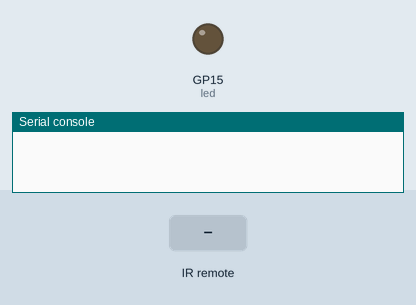
Simulated run of this program. Board: Raspberry Pi Pico running MicroPython. On the bench: output pins drawn as LEDs (lit = HIGH), the last lines printed to the serial console. The inputs (shaded band) are chosen by the test bench.

Above: at 1.2 s.
1.3 s: infrared code 0x45 received
At 1.6 s:
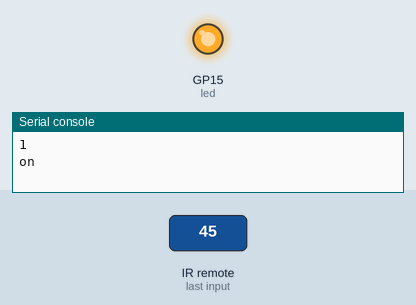
2.8 s: infrared code 0x46 received
At 4.0 s:
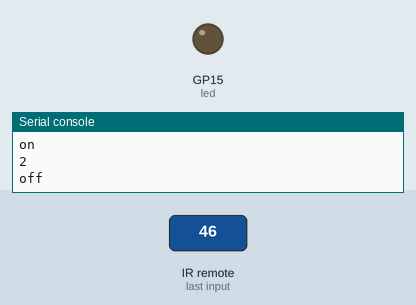
Timing chart, 0 to 5.8 s (numbered marks = the images above; inputs shaded):
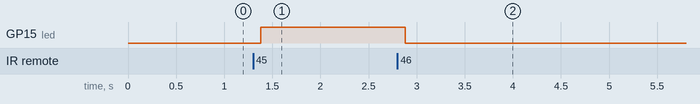

The program:

test.py
```python
from nec import NEC_16

from machine import Timer

from machine import Pin


led = Pin(15, Pin.OUT)
_data = 0
def callBack(data, addr, ctrl):

    global _data, _addr

    _data = ir_key[data]

    _addr = addr

    if data > 0:

        #print("data: {:02x} addr: {:04x}".format(data, addr))

        print(_data)
        if _data == "1":

            led.on()
            print('on')

        elif _data == "2":

            led.off()
            print('off')

ir = NEC_16(Pin(28, Pin.IN), callBack)


ir_key = {

    0x45: '1',
    0x46: '2',
    0x47: '3',
    0x44: '4',
    0x40: '5',
    0x43: '6',
    0x07: '7',
    0x15: '8',
    0x09: '9',
    0x16: '*',
    0x19: '0',
    0x0D: '#',
    0x0C: '1',
    0x18: 'UP',
    0x5E: '3',
    0x08: 'LEFT',
    0x1C: 'OK',
    0x5A: 'RIGHT',
    0x42: '7',
    0x52: 'DOWN',
    0x4A: '9'
}
```

Measured:
- after the input at 1.3 s, GP15 (led): LOW → HIGH after 0.08 s
- after the input at 2.8 s, GP15 (led): HIGH → LOW after 0.08 s
